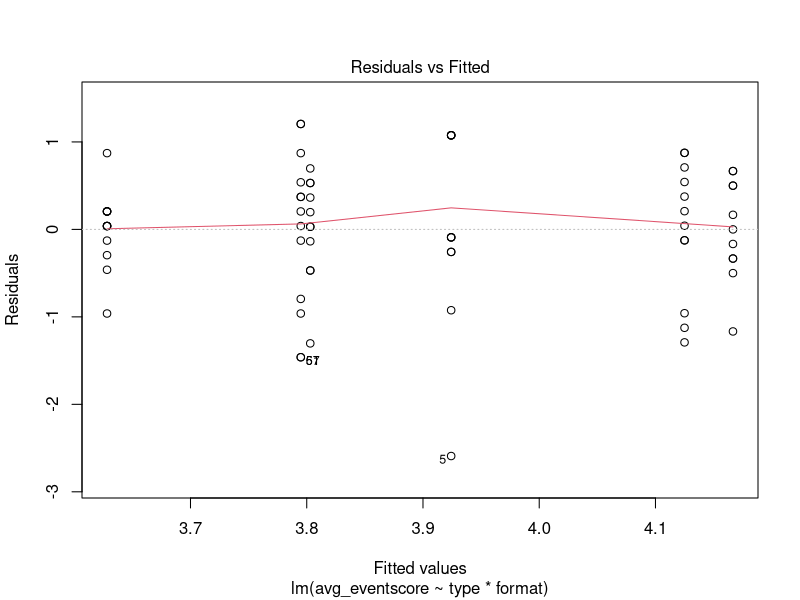
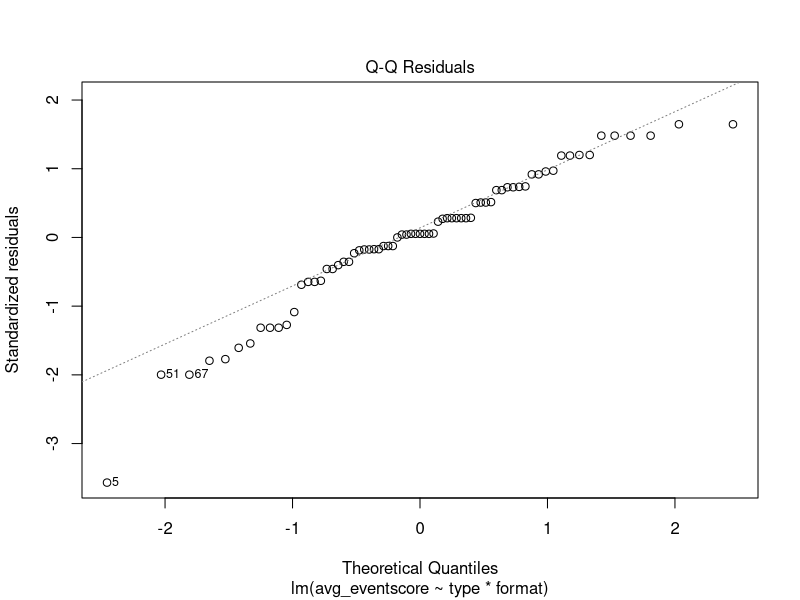
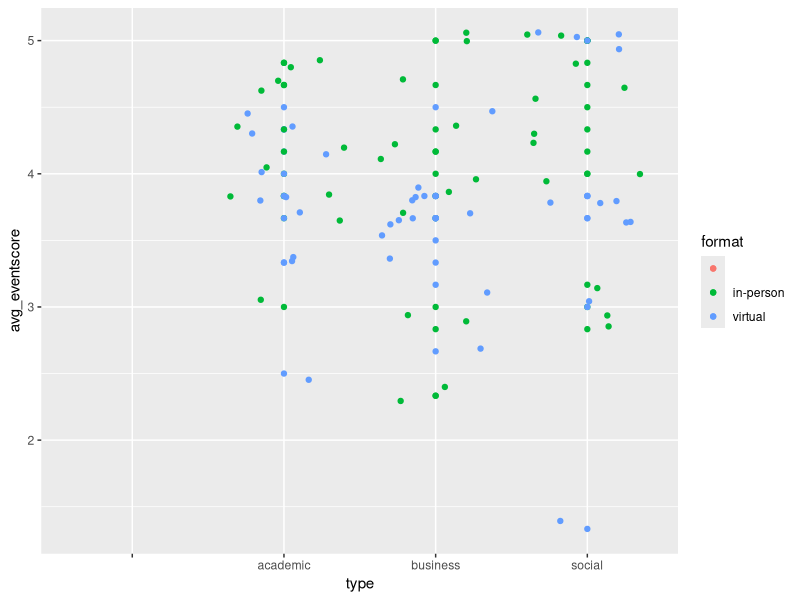
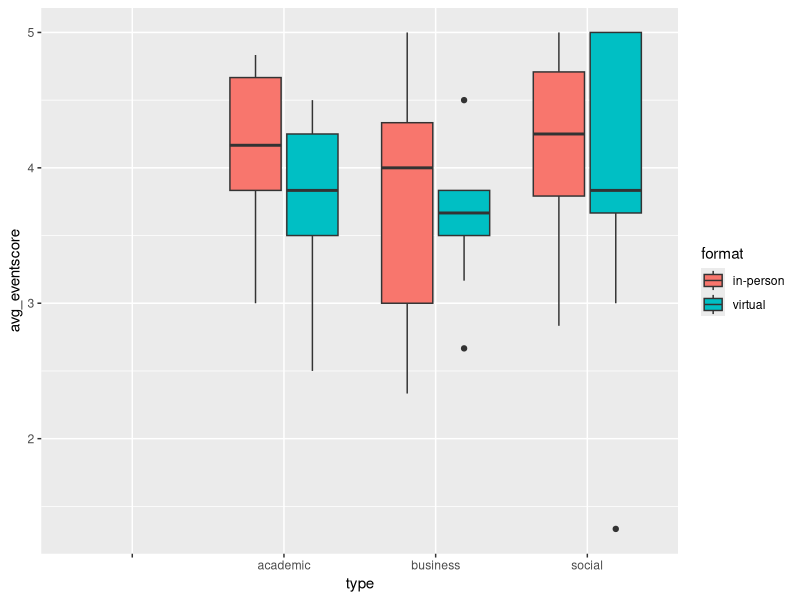
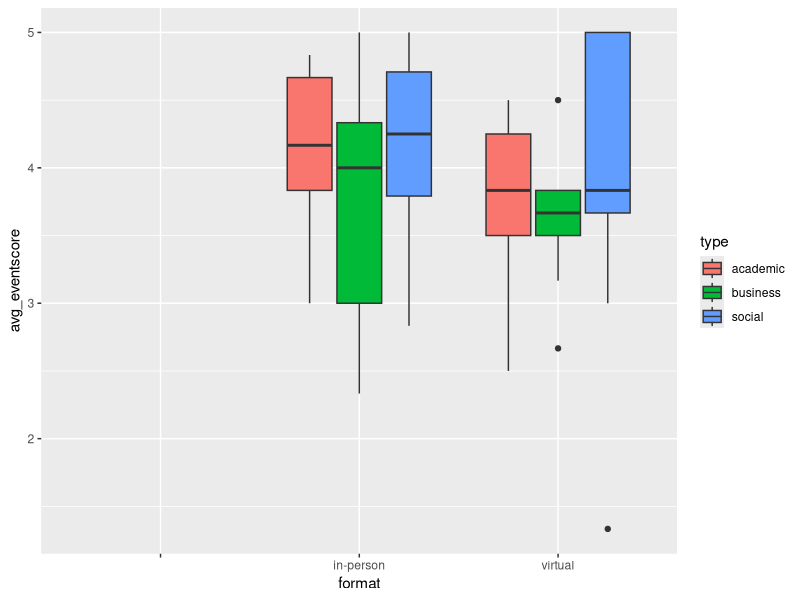

Write R code to recreate these figures, in order. (Note: this script raises an error after producing the figures.)
## ---- chunk 1
knitr::opts_chunk$set(echo = TRUE, warning = FALSE)

library(tidyverse)
library(car)
## ---- chunk 2
data <- read.csv('MP2_data.csv')

data <- data %>%
  select(choice, worthwhile, connect, waste, value, engage, attend, type, format) %>%
  filter(!row_number() %in% c(1, 2),
         !is.na(attend)) %>%
  mutate(choice = as.numeric(choice),
         worthwhile = as.numeric(worthwhile),
         connect = as.numeric(connect),
         waste = as.numeric(waste),
         value = as.numeric(value),
         engage = as.numeric(engage),
         attend = as.numeric(attend))

cleaned_data <- data %>%
  mutate(waste_recoded = 6 - waste,
         sum_eventscore = worthwhile + connect + waste_recoded + value + engage + attend,
         avg_eventscore = sum_eventscore / 6)
## ---- chunk 3
cleaned_data %>%
  group_by(type, format) %>%
  summarize(m = mean(avg_eventscore), sd = sd(avg_eventscore), n = n())

model1 <- lm(avg_eventscore ~ type*format, data = cleaned_data)
anova(model1)
#No significant differences. Not even when looking only at the virtual group, or only at the difference between the academic and business virtual groups. Alas. 

leveneTest(avg_eventscore ~ type * format, data = cleaned_data)
#Significant difference, invalid 

plot(model1, which = 1)
plot(model1, which = 2)

ggplot(cleaned_data, aes(x = type, y = avg_eventscore, color = format)) + 
  geom_point() + geom_jitter()
ggplot(cleaned_data, aes(x = type, y = avg_eventscore, fill = format)) + 
  geom_boxplot()
ggplot(cleaned_data, aes(x = format, y = avg_eventscore, fill = type)) + 
  geom_boxplot()
## ---- chunk 4
cleaned_data %>%
  group_by(type) %>%
  summarize(n = n(),
            s = sd(choice),
            m = mean(choice))

mod_choice <- lm(choice ~ type * format, cleaned_data)
anova(mod)

no_business <- cleaned_data %>%
  filter(type != 'business')

mod_nobus <- lm(avg_eventscore ~ type*format, data = no_business)
anova(mod_nobus)

leveneTest(avg_eventscore ~ type * format, data = no_business)
# perhaps removing business makes the conditions for the model better
## ---- chunk 5
#Correlation testing the response scale score. 
#Dropping the Choice and Connect variables (both only loosely correlated with the rest of the group) creates a stronger scale score.
library(psych)
corr.test(select(cleaned_data, worthwhile, waste_recoded, value, engage, attend))$r
psych::alpha(select(cleaned_data, worthwhile, waste_recoded, value, engage, attend))

scale_scores <- cleaned_data %>%
  mutate(opt_eventscore = (worthwhile + waste_recoded + value + engage + attend)/5) %>%
  select(-waste, -sum_eventscore, -avg_eventscore)

ggplot(scale_scores, aes(x = type, y = opt_eventscore, fill = format)) + geom_boxplot()

model_scaled <- lm(opt_eventscore ~ type*format, data = scale_scores)
anova(model_scaled)
leveneTest(opt_eventscore ~ type*format, data = scale_scores)
#Fixes the unequal variances problem, but still nothing significant
## ---- chunk 6
ggplot(scale_scores, aes(x = type, y = worthwhile, fill = format)) + geom_boxplot()
ggplot(scale_scores, aes(x = type, y = waste_recoded, fill = format)) + geom_boxplot()
ggplot(scale_scores, aes(x = type, y = value, fill = format)) + geom_boxplot()
ggplot(scale_scores, aes(x = type, y = engage, fill = format)) + geom_boxplot()
ggplot(scale_scores, aes(x = type, y = attend, fill = format)) + geom_boxplot()


#Looking only at academic and business, with value as a response
no_soc <- scale_scores %>%
  filter(type != "social")
no_soc_value <- lm(value ~ type*format, data = no_soc)
anova(no_soc_value)
leveneTest(value~ type*format, data = no_soc)
plot(no_soc_value, which = 2)
plot(no_soc_value, which = 1)

#Looking at engagement as a response
engagement <- lm(engage ~ type*format, data = scale_scores)
#I think that stands up even after Bonferroni
anova(engagement)
leveneTest(engage ~ type*format, data = scale_scores)
plot(engagement, which = 2)
qplot(engagement$residuals, geom = "histogram", binwidth = 0.5)
TukeyHSD(aov(engage ~ type, data = scale_scores))
TukeyHSD(aov(engage ~ type*format, data = scale_scores))

#Looking at waste - nothing in the normal, barely scraped into significance if you exclude social
#but it's close enough that any multiple comparisons correction will make it insignificant
waste <- lm(waste_recoded ~ type*format, data = scale_scores)
anova(waste)
waste_b <- lm(waste_recoded ~ type*format, data = no_soc)
anova(waste_b)
leveneTest(waste_recoded ~ type*format, data = scale_scores)

#I personally don't see differences in many of the others that would be close enough to significant to try, but who knows
